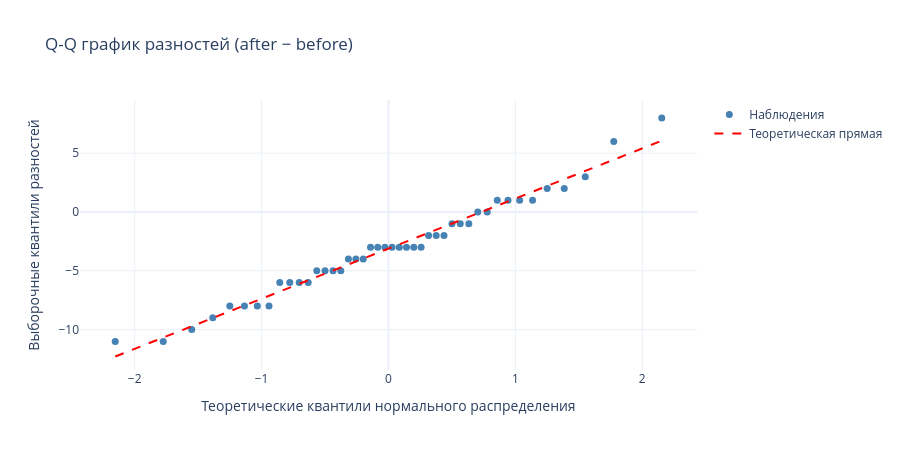

The notebook cell this image was saved under:
### Code cell
# ВАШ КОД: Q-Q график
import plotly.graph_objects as go

(osm, osr), (slope, intercept, r) = stats.probplot(df_clean["diff"], dist="norm")

fig = go.Figure()
fig.add_trace(go.Scatter(x=osm, y=osr, mode="markers", name="Наблюдения",
                         marker=dict(size=7, color="steelblue")))
fig.add_trace(go.Scatter(x=osm, y=slope * osm + intercept, mode="lines",
                         name="Теоретическая прямая", line=dict(color="red", dash="dash")))
fig.update_layout(title="Q-Q график разностей (after − before)",
                  xaxis_title="Теоретические квантили нормального распределения",
                  yaxis_title="Выборочные квантили разностей",
                  template="plotly_white", height=450)
fig.show()

### Figure 1 — Plotly figure (JSON) as saved in the notebook; plotly's stock layout.template omitted (floating-point values rounded to 4 significant figures)
{"data": [{"marker": {"color": "steelblue", "size": 7}, "mode": "markers", "name": "Наблюдения", "type": "scatter", "x": [-2.154, -1.775, -1.551, -1.385, -1.251, -1.135, -1.034, -0.9417, -0.8571, -0.7781, -0.7038, -0.6331, -0.5655, -0.5004, -0.4373, -0.3759, -0.3159, -0.2571, -0.1991, -0.1417, -0.08485, -0.02825, 0.02825, 0.08485, 0.1417, 0.1991, 0.2571, 0.3159, 0.3759, 0.4373, 0.5004, 0.5655, 0.6331, 0.7038, 0.7781, 0.8571, 0.9417, 1.034, 1.135, 1.251, 1.385, 1.551, 1.775, 2.154], "y": [-11.0, -11.0, -10.0, -9.0, -8.0, -8.0, -8.0, -8.0, -6.0, -6.0, -6.0, -6.0, -5.0, -5.0, -5.0, -5.0, -4.0, -4.0, -4.0, -3.0, -3.0, -3.0, -3.0, -3.0, -3.0, -3.0, -3.0, -2.0, -2.0, -2.0, -1.0, -1.0, -1.0, 0.0, 0.0, 1.0, 1.0, 1.0, 1.0, 2.0, 2.0, 3.0, 6.0, 8.0]}, {"line": {"color": "red", "dash": "dash"}, "mode": "lines", "name": "Теоретическая прямая", "type": "scatter", "x": [-2.154, -1.775, -1.551, -1.385, -1.251, -1.135, -1.034, -0.9417, -0.8571, -0.7781, -0.7038, -0.6331, -0.5655, -0.5004, -0.4373, -0.3759, -0.3159, -0.2571, -0.1991, -0.1417, -0.08485, -0.02825, 0.02825, 0.08485, 0.1417, 0.1991, 0.2571, 0.3159, 0.3759, 0.4373, 0.5004, 0.5655, 0.6331, 0.7038, 0.7781, 0.8571, 0.9417, 1.034, 1.135, 1.251, 1.385, 1.551, 1.775, 2.154], "y": [-12.29, -10.67, -9.718, -9.012, -8.439, -7.949, -7.516, -7.124, -6.763, -6.427, -6.111, -5.81, -5.522, -5.244, -4.976, -4.714, -4.459, -4.208, -3.961, -3.717, -3.475, -3.234, -2.993, -2.752, -2.51, -2.266, -2.019, -1.768, -1.513, -1.251, -0.9829, -0.7055, -0.4176, -0.1167, 0.1999, 0.536, 0.8966, 1.288, 1.722, 2.212, 2.785, 3.491, 4.446, 6.058]}], "layout": {"height": 450, "title": {"text": "Q-Q график разностей (after − before)"}, "xaxis": {"title": {"text": "Теоретические квантили нормального распределения"}}, "yaxis": {"title": {"text": "Выборочные квантили разностей"}}}}
